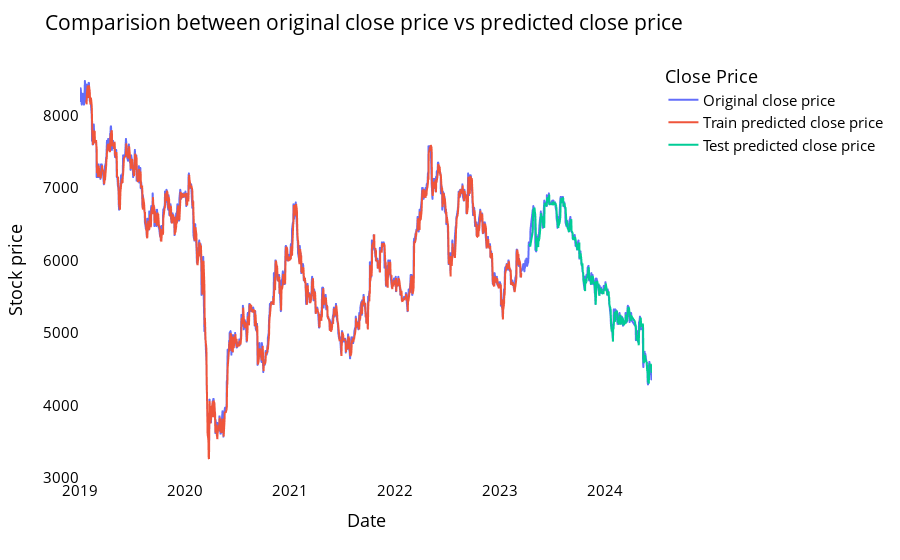

Notebook cell for this chart:
### Code cell
# shift train predictions for plotting

look_back=time_step
trainPredictPlot = np.empty_like(closedf)
trainPredictPlot[:, :] = np.nan
trainPredictPlot[look_back:len(train_predict)+look_back, :] = train_predict
print("Train predicted data: ", trainPredictPlot.shape)

# shift test predictions for plotting
testPredictPlot = np.empty_like(closedf)
testPredictPlot[:, :] = np.nan
testPredictPlot[len(train_predict)+(look_back*2)+1:len(closedf)-1, :] = test_predict
print("Test predicted data: ", testPredictPlot.shape)

names = cycle(['Original close price','Train predicted close price','Test predicted close price'])


plotdf = pd.DataFrame({'date': close_stock['date'],
                       'original_close': close_stock['close'],
                      'train_predicted_close': trainPredictPlot.reshape(1,-1)[0].tolist(),
                      'test_predicted_close': testPredictPlot.reshape(1,-1)[0].tolist()})

fig = px.line(plotdf,x=plotdf['date'], y=[plotdf['original_close'],plotdf['train_predicted_close'],
                                          plotdf['test_predicted_close']],
              labels={'value':'Stock price','date': 'Date'})
fig.update_layout(title_text='Comparision between original close price vs predicted close price',
                  plot_bgcolor='white', font_size=15, font_color='black', legend_title_text='Close Price')
fig.for_each_trace(lambda t:  t.update(name = next(names)))

fig.update_xaxes(showgrid=False)
fig.update_yaxes(showgrid=False)
fig.show()

### Figure 1 — Plotly figure (JSON) as saved in the notebook; plotly's stock layout.template omitted (floating-point values rounded to 4 significant figures; data arrays with more than 128 entries replaced by an {"elided": "..."} marker saying what was removed)
{"data": [{"hovertemplate": "variable=original_close<br>Date=%{x}<br>Stock price=%{y}<extra></extra>", "legendgroup": "original_close", "line": {"color": "#636efa", "dash": "solid"}, "marker": {"symbol": "circle"}, "mode": "lines", "name": "Original close price", "showlegend": true, "type": "scattergl", "x": {"elided": "1374 str values"}, "xaxis": "x", "y": {"elided": "1374 int values"}, "yaxis": "y"}, {"hovertemplate": "variable=train_predicted_close<br>Date=%{x}<br>Stock price=%{y}<extra></extra>", "legendgroup": "train_predicted_close", "line": {"color": "#EF553B", "dash": "solid"}, "marker": {"symbol": "circle"}, "mode": "lines", "name": "Train predicted close price", "showlegend": true, "type": "scattergl", "x": {"elided": "1374 str values"}, "xaxis": "x", "y": {"elided": "1374 float values"}, "yaxis": "y"}, {"hovertemplate": "variable=test_predicted_close<br>Date=%{x}<br>Stock price=%{y}<extra></extra>", "legendgroup": "test_predicted_close", "line": {"color": "#00cc96", "dash": "solid"}, "marker": {"symbol": "circle"}, "mode": "lines", "name": "Test predicted close price", "showlegend": true, "type": "scattergl", "x": {"elided": "1374 str values"}, "xaxis": "x", "y": {"elided": "1374 float values"}, "yaxis": "y"}], "layout": {"font": {"color": "black", "size": 15}, "legend": {"title": {"text": "Close Price"}, "tracegroupgap": 0}, "margin": {"t": 60}, "plot_bgcolor": "white", "title": {"text": "Comparision between original close price vs predicted close price"}, "xaxis": {"anchor": "y", "domain": [0, 1], "showgrid": false, "title": {"text": "Date"}}, "yaxis": {"anchor": "x", "domain": [0, 1], "showgrid": false, "title": {"text": "Stock price"}}}}
